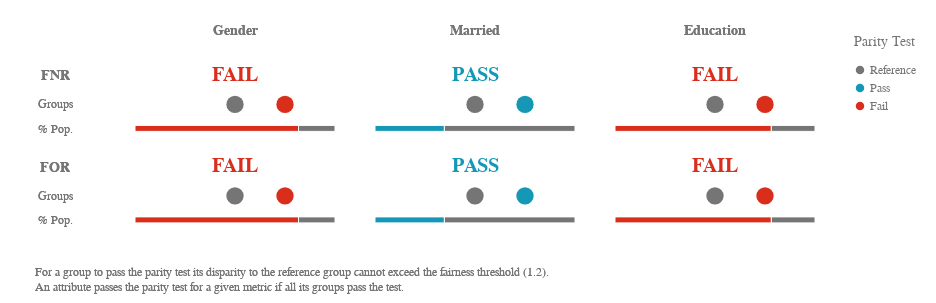

This figure's notebook cell:
### Code cell


### Figure 1 — Vega-Lite specification as saved in the notebook (floating-point values rounded to 4 significant figures)
{"config": {"view": {"continuousWidth": 400, "continuousHeight": 300, "strokeWidth": 0}, "legend": {"labelColor": "rgb(117,117,117)", "labelFont": "Arial", "labelFontSize": 12, "titleColor": "rgb(117,117,117)", "titleFont": "Arial", "titleFontSize": 14, "titleFontWeight": "normal", "titlePadding": 15}}, "vconcat": [{"hconcat": [{"vconcat": [{"mark": {"type": "text", "align": "center", "baseline": "middle", "color": "rgb(117,117,117)", "font": "Arial", "fontWeight": "bold", "size": 14}, "encoding": {"text": {"value": ""}}, "height": 32.25, "width": 80.0}, {"layer": [{"mark": {"type": "text", "align": "center", "baseline": "middle", "color": "rgb(117,117,117)", "font": "Arial", "fontWeight": "bold", "size": 14}, "encoding": {"text": {"value": "FNR"}, "y": {"type": "quantitative", "axis": {"domain": false, "grid": false, "labels": false, "ticks": false, "title": " "}, "field": "y_position", "scale": {"domain": [3, 1]}}}, "transform": [{"calculate": "1.2", "as": "y_position"}]}, {"mark": {"type": "text", "align": "center", "baseline": "middle", "color": "rgb(117,117,117)", "font": "Arial", "size": 12}, "encoding": {"text": {"value": "Groups"}, "y": {"type": "quantitative", "axis": {"domain": false, "grid": false, "labels": false, "ticks": false, "title": " "}, "field": "y_position", "scale": {"domain": [3, 1]}}}, "transform": [{"calculate": "2", "as": "y_position"}]}, {"mark": {"type": "text", "align": "center", "baseline": "middle", "color": "rgb(117,117,117)", "font": "Arial", "size": 12}, "encoding": {"text": {"value": "% Pop."}, "y": {"type": "quantitative", "axis": {"domain": false, "grid": false, "labels": false, "ticks": false, "title": " "}, "field": "y_position", "scale": {"domain": [3, 1]}}}, "transform": [{"calculate": "2.7", "as": "y_position"}]}], "height": 69.88, "width": 80.0}, {"layer": [{"mark": {"type": "text", "align": "center", "baseline": "middle", "color": "rgb(117,117,117)", "font": "Arial", "fontWeight": "bold", "size": 14}, "encoding": {"text": {"value": "FOR"}, "y": {"type": "quantitative", "axis": {"domain": false, "grid": false, "labels": false, "ticks": false, "title": " "}, "field": "y_position", "scale": {"domain": [3, 1]}}}, "transform": [{"calculate": "1.2", "as": "y_position"}]}, {"mark": {"type": "text", "align": "center", "baseline": "middle", "color": "rgb(117,117,117)", "font": "Arial", "size": 12}, "encoding": {"text": {"value": "Groups"}, "y": {"type": "quantitative", "axis": {"domain": false, "grid": false, "labels": false, "ticks": false, "title": " "}, "field": "y_position", "scale": {"domain": [3, 1]}}}, "transform": [{"calculate": "2", "as": "y_position"}]}, {"mark": {"type": "text", "align": "center", "baseline": "middle", "color": "rgb(117,117,117)", "font": "Arial", "size": 12}, "encoding": {"text": {"value": "% Pop."}, "y": {"type": "quantitative", "axis": {"domain": false, "grid": false, "labels": false, "ticks": false, "title": " "}, "field": "y_position", "scale": {"domain": [3, 1]}}}, "transform": [{"calculate": "2.7", "as": "y_position"}]}], "height": 69.88, "width": 80.0}], "bounds": "flush", "data": {"name": "data-79dd248bdaa0ea02c535240e8ad022c8"}, "spacing": 21.5}, {"hconcat": [{"vconcat": [{"data": {"name": "data-79dd248bdaa0ea02c535240e8ad022c8"}, "mark": {"type": "text", "align": "center", "baseline": "middle", "color": "rgb(117,117,117)", "font": "Arial", "fontWeight": "bold", "size": 14}, "encoding": {"text": {"value": "Gender"}}, "height": 32.25, "width": 200.0}, {"layer": [{"data": {"name": "data-0648884f34076ca4404072fa7f837079"}, "mark": {"type": "text", "align": "center", "baseline": "middle", "font": "Arial", "fontWeight": "bold", "size": 20}, "encoding": {"color": {"type": "ordinal", "field": "parity_result", "legend": {"title": ""}, "scale": {"domain": ["Reference", "Pass", "Fail"], "range": ["rgb(117,117,117)", "rgb(20, 152, 181)", "rgb(217, 46, 28)"]}}, "text": {"value": "FAIL"}, "y": {"type": "quantitative", "axis": {"domain": false, "grid": false, "labels": false, "ticks": false, "title": " "}, "field": "y_position", "scale": {"domain": [3, 1]}}}, "transform": [{"calculate": "1", "as": "y_position"}]}, {"data": {"name": "data-b031c9269536b541fa850bb56ca6de8d"}, "mark": {"type": "bar", "size": 6, "stroke": "white"}, "encoding": {"color": {"type": "ordinal", "field": "fnr_parity_result", "legend": {"padding": 20, "title": "Parity Test"}, "scale": {"domain": ["Reference", "Pass", "Fail"], "range": ["rgb(117,117,117)", "rgb(20, 152, 181)", "rgb(217, 46, 28)"]}}, "tooltip": [{"type": "nominal", "field": "fnr_parity_result", "title": "Parity"}, {"type": "nominal", "field": "tooltip_group_size", "title": "Size"}, {"type": "nominal", "field": "tooltip_groups_name_size", "title": "Groups"}], "x": {"type": "quantitative", "aggregate": "sum", "axis": {"domain": false, "grid": false, "labels": false, "ticks": false, "title": " "}, "field": "group_size", "stack": "normalize"}, "y": {"type": "quantitative", "axis": {"domain": false, "grid": false, "labels": false, "ticks": false, "title": " "}, "field": "y_position", "scale": {"domain": [3, 1]}}}, "transform": [{"calculate": "2.8", "as": "y_position"}]}, {"data": {"name": "data-858b60d5e0d3cb13a9f62ee25232bcf2"}, "mark": {"type": "circle", "opacity": 1}, "encoding": {"color": {"type": "ordinal", "field": "fnr_parity_result", "legend": {"title": ""}, "scale": {"domain": ["Reference", "Pass", "Fail"], "range": ["rgb(117,117,117)", "rgb(20, 152, 181)", "rgb(217, 46, 28)"]}}, "size": {"value": 300}, "tooltip": [{"type": "nominal", "field": "attribute_value", "title": "Group"}, {"type": "nominal", "field": "tooltip_group_size", "title": "Group Size"}, {"type": "nominal", "field": "tooltip_parity_test_explanation_fnr", "title": "Parity Test"}, {"type": "nominal", "field": "tooltip_disparity_explanation_fnr", "title": "Disparity"}, {"type": "quantitative", "field": "fnr", "format": ".2f", "title": "FNR"}], "x": {"type": "quantitative", "axis": {"domain": false, "grid": false, "labels": false, "ticks": false, "title": " "}, "field": "fnr_disparity_rank", "scale": {"domain": [-2, 2], "nice": false}}, "y": {"type": "quantitative", "axis": {"domain": false, "grid": false, "labels": false, "ticks": false, "title": " "}, "field": "y_position", "scale": {"domain": [3, 1]}}}, "transform": [{"calculate": "2", "as": "y_position"}]}], "height": 69.88, "resolve": {"scale": {"x": "independent"}}, "width": 200.0}, {"layer": [{"data": {"name": "data-0648884f34076ca4404072fa7f837079"}, "mark": {"type": "text", "align": "center", "baseline": "middle", "font": "Arial", "fontWeight": "bold", "size": 20}, "encoding": {"color": {"type": "ordinal", "field": "parity_result", "legend": {"title": ""}, "scale": {"domain": ["Reference", "Pass", "Fail"], "range": ["rgb(117,117,117)", "rgb(20, 152, 181)", "rgb(217, 46, 28)"]}}, "text": {"value": "FAIL"}, "y": {"type": "quantitative", "axis": {"domain": false, "grid": false, "labels": false, "ticks": false, "title": " "}, "field": "y_position", "scale": {"domain": [3, 1]}}}, "transform": [{"calculate": "1", "as": "y_position"}]}, {"data": {"name": "data-4ff6ed5c4672511c5cf18cb26e8bb355"}, "mark": {"type": "bar", "size": 6, "stroke": "white"}, "encoding": {"color": {"type": "ordinal", "field": "for_parity_result", "legend": {"padding": 20, "title": "Parity Test"}, "scale": {"domain": ["Reference", "Pass", "Fail"], "range": ["rgb(117,117,117)", "rgb(20, 152, 181)", "rgb(217, 46, 28)"]}}, "tooltip": [{"type": "nominal", "field": "for_parity_result", "title": "Parity"}, {"type": "nominal", "field": "tooltip_group_size", "title": "Size"}, {"type": "nominal", "field": "tooltip_groups_name_size", "title": "Groups"}], "x": {"type": "quantitative", "aggregate": "sum", "axis": {"domain": false, "grid": false, "labels": false, "ticks": false, "title": " "}, "field": "group_size", "stack": "normalize"}, "y": {"type": "quantitative", "axis": {"domain": false, "grid": false, "labels": false, "ticks": false, "title": " "}, "field": "y_position", "scale": {"domain": [3, 1]}}}, "transform": [{"calculate": "2.8", "as": "y_position"}]}, {"data": {"name": "data-858b60d5e0d3cb13a9f62ee25232bcf2"}, "mark": {"type": "circle", "opacity": 1}, "encoding": {"color": {"type": "ordinal", "field": "for_parity_result", "legend": {"title": ""}, "scale": {"domain": ["Reference", "Pass", "Fail"], "range": ["rgb(117,117,117)", "rgb(20, 152, 181)", "rgb(217, 46, 28)"]}}, "size": {"value": 300}, "tooltip": [{"type": "nominal", "field": "attribute_value", "title": "Group"}, {"type": "nominal", "field": "tooltip_group_size", "title": "Group Size"}, {"type": "nominal", "field": "tooltip_parity_test_explanation_for", "title": "Parity Test"}, {"type": "nominal", "field": "tooltip_disparity_explanation_for", "title": "Disparity"}, {"type": "quantitative", "field": "for", "format": ".2f", "title": "FOR"}], "x": {"type": "quantitative", "axis": {"domain": false, "grid": false, "labels": false, "ticks": false, "title": " "}, "field": "for_disparity_rank", "scale": {"domain": [-2, 2], "nice": false}}, "y": {"type": "quantitative", "axis": {"domain": false, "grid": false, "labels": false, "ticks": false, "title": " "}, "field": "y_position", "scale": {"domain": [3, 1]}}}, "transform": [{"calculate": "2", "as": "y_position"}]}], "height": 69.88, "resolve": {"scale": {"x": "independent"}}, "width": 200.0}], "bounds": "flush", "spacing": 21.5}, {"vconcat": [{"data": {"name": "data-79dd248bdaa0ea02c535240e8ad022c8"}, "mark": {"type": "text", "align": "center", "baseline": "middle", "color": "rgb(117,117,117)", "font": "Arial", "fontWeight": "bold", "size": 14}, "encoding": {"text": {"value": "Married"}}, "height": 32.25, "width": 200.0}, {"layer": [{"data": {"name": "data-126d4ae515fac080ab56453e43289c66"}, "mark": {"type": "text", "align": "center", "baseline": "middle", "font": "Arial", "fontWeight": "bold", "size": 20}, "encoding": {"color": {"type": "ordinal", "field": "parity_result", "legend": {"title": ""}, "scale": {"domain": ["Reference", "Pass", "Fail"], "range": ["rgb(117,117,117)", "rgb(20, 152, 181)", "rgb(217, 46, 28)"]}}, "text": {"value": "PASS"}, "y": {"type": "quantitative", "axis": {"domain": false, "grid": false, "labels": false, "ticks": false, "title": " "}, "field": "y_position", "scale": {"domain": [3, 1]}}}, "transform": [{"calculate": "1", "as": "y_position"}]}, {"data": {"name": "data-d60995ab5f170127b9713b44672f47dd"}, "mark": {"type": "bar", "size": 6, "stroke": "white"}, "encoding": {"color": {"type": "ordinal", "field": "fnr_parity_result", "legend": {"padding": 20, "title": "Parity Test"}, "scale": {"domain": ["Reference", "Pass", "Fail"], "range": ["rgb(117,117,117)", "rgb(20, 152, 181)", "rgb(217, 46, 28)"]}}, "tooltip": [{"type": "nominal", "field": "fnr_parity_result", "title": "Parity"}, {"type": "nominal", "field": "tooltip_group_size", "title": "Size"}, {"type": "nominal", "field": "tooltip_groups_name_size", "title": "Groups"}], "x": {"type": "quantitative", "aggregate": "sum", "axis": {"domain": false, "grid": false, "labels": false, "ticks": false, "title": " "}, "field": "group_size", "stack": "normalize"}, "y": {"type": "quantitative", "axis": {"domain": false, "grid": false, "labels": false, "ticks": false, "title": " "}, "field": "y_position", "scale": {"domain": [3, 1]}}}, "transform": [{"calculate": "2.8", "as": "y_position"}]}, {"data": {"name": "data-02700cdbc4a9d6606f37546a1bf17649"}, "mark": {"type": "circle", "opacity": 1}, "encoding": {"color": {"type": "ordinal", "field": "fnr_parity_result", "legend": {"title": ""}, "scale": {"domain": ["Reference", "Pass", "Fail"], "range": ["rgb(117,117,117)", "rgb(20, 152, 181)", "rgb(217, 46, 28)"]}}, "size": {"value": 300}, "tooltip": [{"type": "nominal", "field": "attribute_value", "title": "Group"}, {"type": "nominal", "field": "tooltip_group_size", "title": "Group Size"}, {"type": "nominal", "field": "tooltip_parity_test_explanation_fnr", "title": "Parity Test"}, {"type": "nominal", "field": "tooltip_disparity_explanation_fnr", "title": "Disparity"}, {"type": "quantitative", "field": "fnr", "format": ".2f", "title": "FNR"}], "x": {"type": "quantitative", "axis": {"domain": false, "grid": false, "labels": false, "ticks": false, "title": " "}, "field": "fnr_disparity_rank", "scale": {"domain": [-2, 2], "nice": false}}, "y": {"type": "quantitative", "axis": {"domain": false, "grid": false, "labels": false, "ticks": false, "title": " "}, "field": "y_position", "scale": {"domain": [3, 1]}}}, "transform": [{"calculate": "2", "as": "y_position"}]}], "height": 69.88, "resolve": {"scale": {"x": "independent"}}, "width": 200.0}, {"layer": [{"data": {"name": "data-126d4ae515fac080ab56453e43289c66"}, "mark": {"type": "text", "align": "center", "baseline": "middle", "font": "Arial", "fontWeight": "bold", "size": 20}, "encoding": {"color": {"type": "ordinal", "field": "parity_result", "legend": {"title": ""}, "scale": {"domain": ["Reference", "Pass", "Fail"], "range": ["rgb(117,117,117)", "rgb(20, 152, 181)", "rgb(217, 46, 28)"]}}, "text": {"value": "PASS"}, "y": {"type": "quantitative", "axis": {"domain": false, "grid": false, "labels": false, "ticks": false, "title": " "}, "field": "y_position", "scale": {"domain": [3, 1]}}}, "transform": [{"calculate": "1", "as": "y_position"}]}, {"data": {"name": "data-9ba6422b9787506f822c0bb5b9973229"}, "mark": {"type": "bar", "size": 6, "stroke": "white"}, "encoding": {"color": {"type": "ordinal", "field": "for_parity_result", "legend": {"padding": 20, "title": "Parity Test"}, "scale": {"domain": ["Reference", "Pass", "Fail"], "range": ["rgb(117,117,117)", "rgb(20, 152, 181)", "rgb(217, 46, 28)"]}}, "tooltip": [{"type": "nominal", "field": "for_parity_result", "title": "Parity"}, {"type": "nominal", "field": "tooltip_group_size", "title": "Size"}, {"type": "nominal", "field": "tooltip_groups_name_size", "title": "Groups"}], "x": {"type": "quantitative", "aggregate": "sum", "axis": {"domain": false, "grid": false, "labels": false, "ticks": false, "title": " "}, "field": "group_size", "stack": "normalize"}, "y": {"type": "quantitative", "axis": {"domain": false, "grid": false, "labels": false, "ticks": false, "title": " "}, "field": "y_position", "scale": {"domain": [3, 1]}}}, "transform": [{"calculate": "2.8", "as": "y_position"}]}, {"data": {"name": "data-02700cdbc4a9d6606f37546a1bf17649"}, "mark": {"type": "circle", "opacity": 1}, "encoding": {"color": {"type": "ordinal", "field": "for_parity_result", "legend": {"title": ""}, "scale": {"domain": ["Reference", "Pass", "Fail"], "range": ["rgb(117,117,117)", "rgb(20, 152, 181)", "rgb(217, 46, 28)"]}}, "size": {"value": 300}, "tooltip": [{"type": "nominal", "field": "attribute_value", "title": "Group"}, {"type": "nominal", "field": "tooltip_group_size", "title": "Group Size"}, {"type": "nominal", "field": "tooltip_parity_test_explanation_for", "title": "Parity Test"}, {"type": "nominal", "field": "tooltip_disparity_explanation_for", "title": "Disparity"}, {"type": "quantitative", "field": "for", "format": ".2f", "title": "FOR"}], "x": {"type": "quantitative", "axis": {"domain": false, "grid": false, "labels": false, "ticks": false, "title": " "}, "field": "for_disparity_rank", "scale": {"domain": [-2, 2], "nice": false}}, "y": {"type": "quantitative", "axis": {"domain": false, "grid": false, "labels": false, "ticks": false, "title": " "}, "field": "y_position", "scale": {"domain": [3, 1]}}}, "transform": [{"calculate": "2", "as": "y_position"}]}], "height": 69.88, "resolve": {"scale": {"x": "independent"}}, "width": 200.0}], "bounds": "flush", "spacing": 21.5}, {"vconcat": [{"data": {"name": "data-79dd248bdaa0ea02c535240e8ad022c8"}, "mark": {"type": "text", "align": "center", "baseline": "middle", "color": "rgb(117,117,117)", "font": "Arial", "fontWeight": "bold", "size": 14}, "encoding": {"text": {"value": "Education"}}, "height": 32.25, "width": 200.0}, {"layer": [{"data": {"name": "data-0648884f34076ca4404072fa7f837079"}, "mark": {"type": "text", "align": "center", "baseline": "middle", "font": "Arial", "fontWeight": "bold", "size": 20}, "encoding": {"color": {"type": "ordinal", "field": "parity_result", "legend": {"title": ""}, "scale": {"domain": ["Reference", "Pass", "Fail"], "range": ["rgb(117,117,117)", "rgb(20, 152, 181)", "rgb(217, 46, 28)"]}}, "text": {"value": "FAIL"}, "y": {"type": "quantitative", "axis": {"domain": false, "grid": false, "labels": false, "ticks": false, "title": " "}, "field": "y_position", "scale": {"domain": [3, 1]}}}, "transform": [{"calculate": "1", "as": "y_position"}]}, {"data": {"name": "data-d1f44b7144e174fa55e68c0a3a93c61d"}, "mark": {"type": "bar", "size": 6, "stroke": "white"}, "encoding": {"color": {"type": "ordinal", "field": "fnr_parity_result", "legend": {"padding": 20, "title": "Parity Test"}, "scale": {"domain": ["Reference", "Pass", "Fail"], "range": ["rgb(117,117,117)", "rgb(20, 152, 181)", "rgb(217, 46, 28)"]}}, "tooltip": [{"type": "nominal", "field": "fnr_parity_result", "title": "Parity"}, {"type": "nominal", "field": "tooltip_group_size", "title": "Size"}, {"type": "nominal", "field": "tooltip_groups_name_size", "title": "Groups"}], "x": {"type": "quantitative", "aggregate": "sum", "axis": {"domain": false, "grid": false, "labels": false, "ticks": false, "title": " "}, "field": "group_size", "stack": "normalize"}, "y": {"type": "quantitative", "axis": {"domain": false, "grid": false, "labels": false, "ticks": false, "title": " "}, "field": "y_position", "scale": {"domain": [3, 1]}}}, "transform": [{"calculate": "2.8", "as": "y_position"}]}, {"data": {"name": "data-f00e418ff02899efdaf3dff0f325b15f"}, "mark": {"type": "circle", "opacity": 1}, "encoding": {"color": {"type": "ordinal", "field": "fnr_parity_result", "legend": {"title": ""}, "scale": {"domain": ["Reference", "Pass", "Fail"], "range": ["rgb(117,117,117)", "rgb(20, 152, 181)", "rgb(217, 46, 28)"]}}, "size": {"value": 300}, "tooltip": [{"type": "nominal", "field": "attribute_value", "title": "Group"}, {"type": "nominal", "field": "tooltip_group_size", "title": "Group Size"}, {"type": "nominal", "field": "tooltip_parity_test_explanation_fnr", "title": "Parity Test"}, {"type": "nominal", "field": "tooltip_disparity_explanation_fnr", "title": "Disparity"}, {"type": "quantitative", "field": "fnr", "format": ".2f", "title": "FNR"}], "x": {"type": "quantitative", "axis": {"domain": false, "grid": false, "labels": false, "ticks": false, "title": " "}, "field": "fnr_disparity_rank", "scale": {"domain": [-2, 2], "nice": false}}, "y": {"type": "quantitative", "axis": {"domain": false, "grid": false, "labels": false, "ticks": false, "title": " "}, "field": "y_position", "scale": {"domain": [3, 1]}}}, "transform": [{"calculate": "2", "as": "y_position"}]}], "height": 69.88, "resolve": {"scale": {"x": "independent"}}, "width": 200.0}, {"layer": [{"data": {"name": "data-0648884f34076ca4404072fa7f837079"}, "mark": {"type": "text", "align": "center", "baseline": "middle", "font": "Arial", "fontWeight": "bold", "size": 20}, "encoding": {"color": {"type": "ordinal", "field": "parity_result", "legend": {"title": ""}, "scale": {"domain": ["Reference", "Pass", "Fail"], "range": ["rgb(117,117,117)", "rgb(20, 152, 181)", "rgb(217, 46, 28)"]}}, "text": {"value": "FAIL"}, "y": {"type": "quantitative", "axis": {"domain": false, "grid": false, "labels": false, "ticks": false, "title": " "}, "field": "y_position", "scale": {"domain": [3, 1]}}}, "transform": [{"calculate": "1", "as": "y_position"}]}, {"data": {"name": "data-84e4091c9f4c77cbf1f953f0f09eeef5"}, "mark": {"type": "bar", "size": 6, "stroke": "white"}, "encoding": {"color": {"type": "ordinal", "field": "for_parity_result", "legend": {"padding": 20, "title": "Parity Test"}, "scale": {"domain": ["Reference", "Pass", "Fail"], "range": ["rgb(117,117,117)", "rgb(20, 152, 181)", "rgb(217, 46, 28)"]}}, "tooltip": [{"type": "nominal", "field": "for_parity_result", "title": "Parity"}, {"type": "nominal", "field": "tooltip_group_size", "title": "Size"}, {"type": "nominal", "field": "tooltip_groups_name_size", "title": "Groups"}], "x": {"type": "quantitative", "aggregate": "sum", "axis": {"domain": false, "grid": false, "labels": false, "ticks": false, "title": " "}, "field": "group_size", "stack": "normalize"}, "y": {"type": "quantitative", "axis": {"domain": false, "grid": false, "labels": false, "ticks": false, "title": " "}, "field": "y_position", "scale": {"domain": [3, 1]}}}, "transform": [{"calculate": "2.8", "as": "y_position"}]}, {"data": {"name": "data-f00e418ff02899efdaf3dff0f325b15f"}, "mark": {"type": "circle", "opacity": 1}, "encoding": {"color": {"type": "ordinal", "field": "for_parity_result", "legend": {"title": ""}, "scale": {"domain": ["Reference", "Pass", "Fail"], "range": ["rgb(117,117,117)", "rgb(20, 152, 181)", "rgb(217, 46, 28)"]}}, "size": {"value": 300}, "tooltip": [{"type": "nominal", "field": "attribute_value", "title": "Group"}, {"type": "nominal", "field": "tooltip_group_size", "title": "Group Size"}, {"type": "nominal", "field": "tooltip_parity_test_explanation_for", "title": "Parity Test"}, {"type": "nominal", "field": "tooltip_disparity_explanation_for", "title": "Disparity"}, {"type": "quantitative", "field": "for", "format": ".2f", "title": "FOR"}], "x": {"type": "quantitative", "axis": {"domain": false, "grid": false, "labels": false, "ticks": false, "title": " "}, "field": "for_disparity_rank", "scale": {"domain": [-2, 2], "nice": false}}, "y": {"type": "quantitative", "axis": {"domain": false, "grid": false, "labels": false, "ticks": false, "title": " "}, "field": "y_position", "scale": {"domain": [3, 1]}}}, "transform": [{"calculate": "2", "as": "y_position"}]}], "height": 69.88, "resolve": {"scale": {"x": "independent"}}, "width": 200.0}], "bounds": "flush", "spacing": 21.5}], "bounds": "flush", "spacing": 240.0}], "bounds": "flush", "spacing": 120.0}, {"layer": [{"mark": {"type": "text", "align": "left", "baseline": "top", "fill": "rgb(117,117,117)", "font": "Arial", "fontSize": 12, "fontWeight": "normal"}, "encoding": {"text": {"value": "For a group to pass the parity test its disparity to the reference group cannot exceed the fairness threshold (1.2)."}, "x": {"value": 20.0}, "y": {"value": 0}}}, {"mark": {"type": "text", "align": "left", "baseline": "top", "fill": "rgb(117,117,117)", "font": "Arial", "fontSize": 12, "fontWeight": "normal"}, "encoding": {"text": {"value": "An attribute passes the parity test for a given metric if all its groups pass the test."}, "x": {"value": 20.0}, "y": {"value": 15.0}}}], "data": {"name": "data-79dd248bdaa0ea02c535240e8ad022c8"}}], "padding": {"top": 15, "bottom": 10}, "$schema": "https://vega.github.io/schema/vega-lite/v4.8.1.json", "datasets": {"data-79dd248bdaa0ea02c535240e8ad022c8": [{"a": 1, "b": 0}, {"a": 1, "b": 0}], "data-0648884f34076ca4404072fa7f837079": [{"parity_result": "Fail"}], "data-b031c9269536b541fa850bb56ca6de8d": [{"fnr_parity_result": "Fail", "attribute_name": "Gender", "total_entities": 614, "group_size": 502, "tooltip_groups_name_size": "Male (502)", "tooltip_group_size": "502 (81.76%)"}, {"fnr_parity_result": "Reference", "attribute_name": "Gender", "total_entities": 614, "group_size": 112, "tooltip_groups_name_size": "Female (112)", "tooltip_group_size": "112 (18.24%)"}], "data-858b60d5e0d3cb13a9f62ee25232bcf2": [{"attribute_name": "Gender", "attribute_value": "Female", "group_size": 112, "total_entities": 614, "ref_group_value": "Female", "fnr": 0.02667, "for": 0.1, "fnr_disparity": 1.0, "for_disparity": 1.0, "fnr_disparity_scaled": 0.0, "fnr_parity_result": "Reference", "tooltip_parity_test_explanation_fnr": "Reference group", "tooltip_disparity_explanation_fnr": "Reference group", "tooltip_group_size": "112 (18.24%)", "fnr_disparity_rank": 0.0, "group_size_formatted": "112", "tooltip_groups_name_size": "Female (112)", "for_disparity_scaled": 0.0, "for_parity_result": "Reference", "tooltip_parity_test_explanation_for": "Reference group", "tooltip_disparity_explanation_for": "Reference group", "for_disparity_rank": 0.0}, {"attribute_name": "Gender", "attribute_value": "Male", "group_size": 502, "total_entities": 614, "ref_group_value": "Female", "fnr": 0.03458, "for": 0.1333, "fnr_disparity": 1.297, "for_disparity": 1.333, "fnr_disparity_scaled": 0.2968, "fnr_parity_result": "Fail", "tooltip_parity_test_explanation_fnr": "Fail. Above fairness threshold of 1.2", "tooltip_disparity_explanation_fnr": "1.30 times larger FNR than the reference group", "tooltip_group_size": "502 (81.76%)", "fnr_disparity_rank": 1.0, "group_size_formatted": "502", "tooltip_groups_name_size": "Male (502)", "for_disparity_scaled": 0.3333, "for_parity_result": "Fail", "tooltip_parity_test_explanation_for": "Fail. Above fairness threshold of 1.2", "tooltip_disparity_explanation_for": "1.33 times larger FOR than the reference group", "for_disparity_rank": 1.0}], "data-4ff6ed5c4672511c5cf18cb26e8bb355": [{"for_parity_result": "Fail", "attribute_name": "Gender", "total_entities": 614, "group_size": 502, "tooltip_groups_name_size": "Male (502)", "tooltip_group_size": "502 (81.76%)"}, {"for_parity_result": "Reference", "attribute_name": "Gender", "total_entities": 614, "group_size": 112, "tooltip_groups_name_size": "Female (112)", "tooltip_group_size": "112 (18.24%)"}], "data-126d4ae515fac080ab56453e43289c66": [{"parity_result": "Pass"}], "data-d60995ab5f170127b9713b44672f47dd": [{"fnr_parity_result": "Pass", "attribute_name": "Married", "total_entities": 614, "group_size": 213, "tooltip_groups_name_size": "No (213)", "tooltip_group_size": "213 (34.69%)"}, {"fnr_parity_result": "Reference", "attribute_name": "Married", "total_entities": 614, "group_size": 401, "tooltip_groups_name_size": "Yes (401)", "tooltip_group_size": "401 (65.31%)"}], "data-02700cdbc4a9d6606f37546a1bf17649": [{"attribute_name": "Married", "attribute_value": "No", "group_size": 213, "total_entities": 614, "ref_group_value": "Yes", "fnr": 0.03731, "for": 0.1282, "fnr_disparity": 1.194, "for_disparity": 1.011, "fnr_disparity_scaled": 0.194, "fnr_parity_result": "Pass", "tooltip_parity_test_explanation_fnr": "Pass. Below fairness threshold of 1.2", "tooltip_disparity_explanation_fnr": "1.19 times larger FNR than the reference group", "tooltip_group_size": "213 (34.69%)", "fnr_disparity_rank": 1.0, "group_size_formatted": "213", "tooltip_groups_name_size": "No (213)", "for_disparity_scaled": 0.0114, "for_parity_result": "Pass", "tooltip_parity_test_explanation_for": "Pass. Below fairness threshold of 1.2", "tooltip_disparity_explanation_for": "1.01 times larger FOR than the reference group", "for_disparity_rank": 1.0}, {"attribute_name": "Married", "attribute_value": "Yes", "group_size": 401, "total_entities": 614, "ref_group_value": "Yes", "fnr": 0.03125, "for": 0.1268, "fnr_disparity": 1.0, "for_disparity": 1.0, "fnr_disparity_scaled": 0.0, "fnr_parity_result": "Reference", "tooltip_parity_test_explanation_fnr": "Reference group", "tooltip_disparity_explanation_fnr": "Reference group", "tooltip_group_size": "401 (65.31%)", "fnr_disparity_rank": 0.0, "group_size_formatted": "401", "tooltip_groups_name_size": "Yes (401)", "for_disparity_scaled": 0.0, "for_parity_result": "Reference", "tooltip_parity_test_explanation_for": "Reference group", "tooltip_disparity_explanation_for": "Reference group", "for_disparity_rank": 0.0}], "data-9ba6422b9787506f822c0bb5b9973229": [{"for_parity_result": "Pass", "attribute_name": "Married", "total_entities": 614, "group_size": 213, "tooltip_groups_name_size": "No (213)", "tooltip_group_size": "213 (34.69%)"}, {"for_parity_result": "Reference", "attribute_name": "Married", "total_entities": 614, "group_size": 401, "tooltip_groups_name_size": "Yes (401)", "tooltip_group_size": "401 (65.31%)"}], "data-d1f44b7144e174fa55e68c0a3a93c61d": [{"fnr_parity_result": "Fail", "attribute_name": "Education", "total_entities": 614, "group_size": 480, "tooltip_groups_name_size": "Graduate (480)", "tooltip_group_size": "480 (78.18%)"}, {"fnr_parity_result": "Reference", "attribute_name": "Education", "total_entities": 614, "group_size": 134, "tooltip_groups_name_size": "Not Graduate (134)", "tooltip_group_size": "134 (21.82%)"}], "data-f00e418ff02899efdaf3dff0f325b15f": [{"attribute_name": "Education", "attribute_value": "Graduate", "group_size": 480, "total_entities": 614, "ref_group_value": "Not Graduate", "fnr": 0.03529, "for": 0.1519, "fnr_disparity": 1.447, "for_disparity": 2.354, "fnr_disparity_scaled": 0.4471, "fnr_parity_result": "Fail", "tooltip_parity_test_explanation_fnr": "Fail. Above fairness threshold of 1.2", "tooltip_disparity_explanation_fnr": "1.45 times larger FNR than the reference group", "tooltip_group_size": "480 (78.18%)", "fnr_disparity_rank": 1.0, "group_size_formatted": "480", "tooltip_groups_name_size": "Graduate (480)", "for_disparity_scaled": 1.354, "for_parity_result": "Fail", "tooltip_parity_test_explanation_for": "Fail. Above fairness threshold of 1.2", "tooltip_disparity_explanation_for": "2.35 times larger FOR than the reference group", "for_disparity_rank": 1.0}, {"attribute_name": "Education", "attribute_value": "Not Graduate", "group_size": 134, "total_entities": 614, "ref_group_value": "Not Graduate", "fnr": 0.02439, "for": 0.06452, "fnr_disparity": 1.0, "for_disparity": 1.0, "fnr_disparity_scaled": 0.0, "fnr_parity_result": "Reference", "tooltip_parity_test_explanation_fnr": "Reference group", "tooltip_disparity_explanation_fnr": "Reference group", "tooltip_group_size": "134 (21.82%)", "fnr_disparity_rank": 0.0, "group_size_formatted": "134", "tooltip_groups_name_size": "Not Graduate (134)", "for_disparity_scaled": 0.0, "for_parity_result": "Reference", "tooltip_parity_test_explanation_for": "Reference group", "tooltip_disparity_explanation_for": "Reference group", "for_disparity_rank": 0.0}], "data-84e4091c9f4c77cbf1f953f0f09eeef5": [{"for_parity_result": "Fail", "attribute_name": "Education", "total_entities": 614, "group_size": 480, "tooltip_groups_name_size": "Graduate (480)", "tooltip_group_size": "480 (78.18%)"}, {"for_parity_result": "Reference", "attribute_name": "Education", "total_entities": 614, "group_size": 134, "tooltip_groups_name_size": "Not Graduate (134)", "tooltip_group_size": "134 (21.82%)"}]}}
